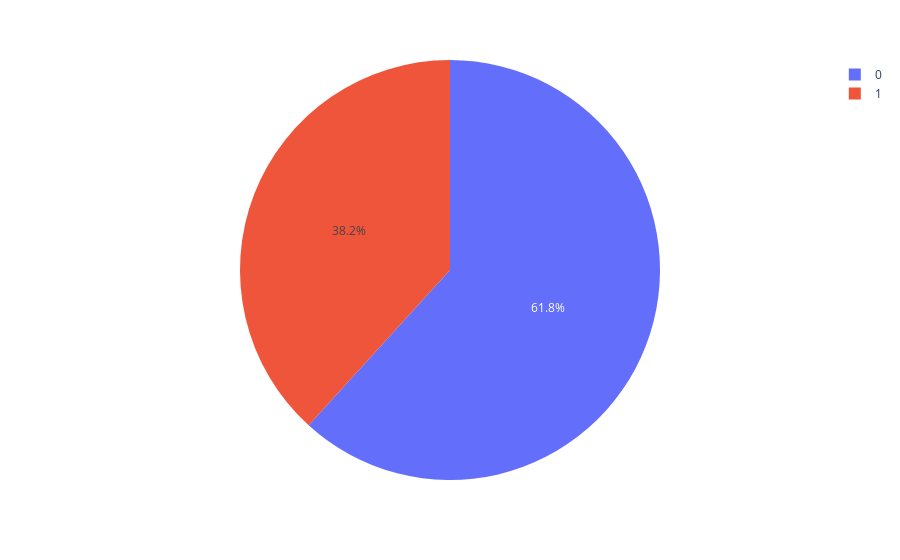

The notebook cell saved with this chart:
### Code cell
px.pie(df, values='tip', names='smoker')

### Figure 1 — Plotly figure (JSON) as saved in the notebook; plotly's stock layout.template omitted (floating-point values rounded to 4 significant figures; data arrays with more than 128 entries replaced by an {"elided": "..."} marker saying what was removed)
{"data": [{"domain": {"x": [0, 1], "y": [0, 1]}, "hovertemplate": "smoker=%{label}<br>tip=%{value}<extra></extra>", "labels": {"elided": "244 int values"}, "legendgroup": "", "name": "", "showlegend": true, "type": "pie", "values": {"elided": "244 float values"}}], "layout": {"legend": {"tracegroupgap": 0}, "margin": {"t": 60}}}
